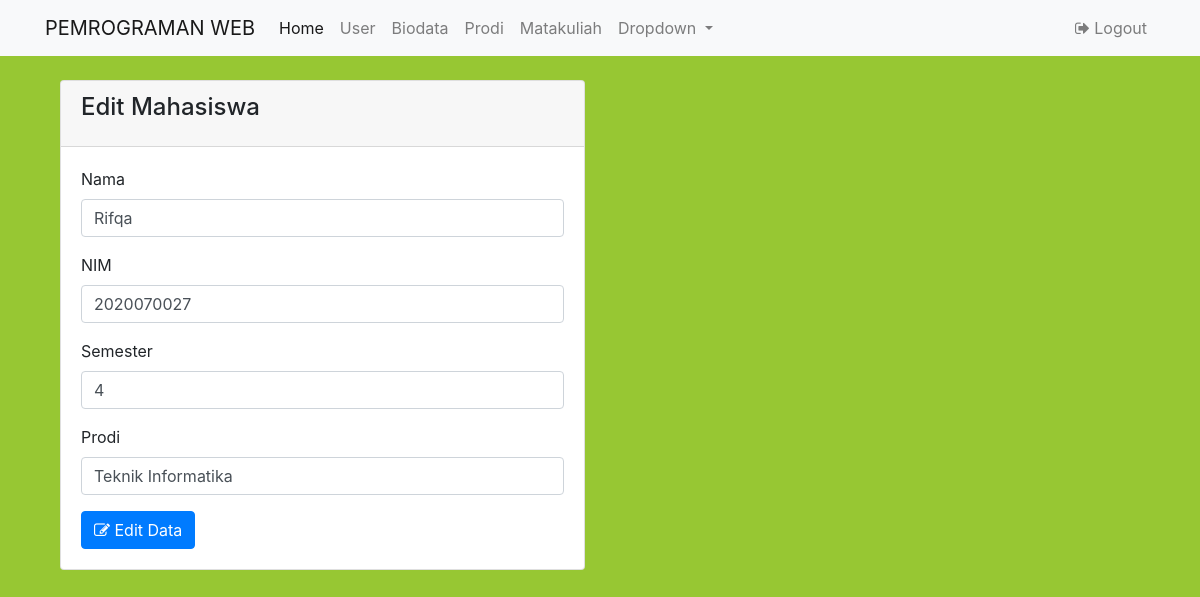
/index.php?page=ubah_mahasiswa&id=1 (signed in), run on the app's committed database.
### tables this page shows
CREATE TABLE `mahasiswa` (
  `id` int(11) NOT NULL,
  `nama` varchar(60) NOT NULL,
  `nim` int(11) NOT NULL,
  `semester` int(11) NOT NULL,
  `prodi` varchar(60) NOT NULL
);

### proses/panggil.php (called while the page is built, shortened)
<?php
    include 'prosescrud.php';
    $db = new Koneksi();
    $koneksi =  $db->DBConnect();
    $proses = new prosesCrud($koneksi);
?>

### proses/prosescrud.php (called while the page is built, shortened)
<?php
class prosesCrud {
    protected $db;
    function __construct($db){
        $this->db = $db;
    }
    function tampil_data_id($tabel,$where,$id)
    {
        $row = $this->db->prepare("SELECT * FROM $tabel WHERE $where = ?");
        $row->execute(array($id));
        return $hasil = $row->fetch();
    }
}

### pages/biodata/ubah_mahasiswa.php (the view, shortened to what this page needs)
<?php
$idGet = $_GET['id'];
$hasil = $proses->tampil_data_id('mahasiswa','id',$idGet);
?>
        <div class="col-lg-6">
            <br/>
            <div class="card">
                <div class="card-header">
                    <h4 class="card-title">Edit Mahasiswa</h4>
                </div>
                <div class="card-body">
                    <form action="proses/crud_biodata.php?aksi=edit" method="POST">
                        <div class="form-group">
                            <label>Nama </label>
                            <input type="text" value="<?php echo $hasil['nama'];?>" class="form-control" name="nama">
                        </div>
                        <div class="form-group">
                            <label>NIM</label>
                            <input type="number" value="<?php echo $hasil['nim'];?>" class="form-control" name="nim">
                        </div>
                        <div class="form-group">
                            <label>Semester</label>
                            <input type="harga" value="<?php echo $hasil['semester'];?>" class="form-control" name="semester">
                        </div>
                        <div class="form-group">
                            <label>Prodi</label>
                            <input type="text" value="<?php echo $hasil['prodi'];?>" class="form-control" name="prodi">
                        </div>
                        <button class="btn btn-primary btn-md" name="create"><i class="fa fa-edit"> </i> Edit Data</button>
                    </form>
                </div>
            </div>
        </div>
        <div class="col-sm-3"></div>

### themes/style.css (style rules this page uses)
body { background-color: #97c733; }

### data on the page
mahasiswa: nama "Rifqa", nim "2020070027", semester "4", prodi "Teknik Informatika"
